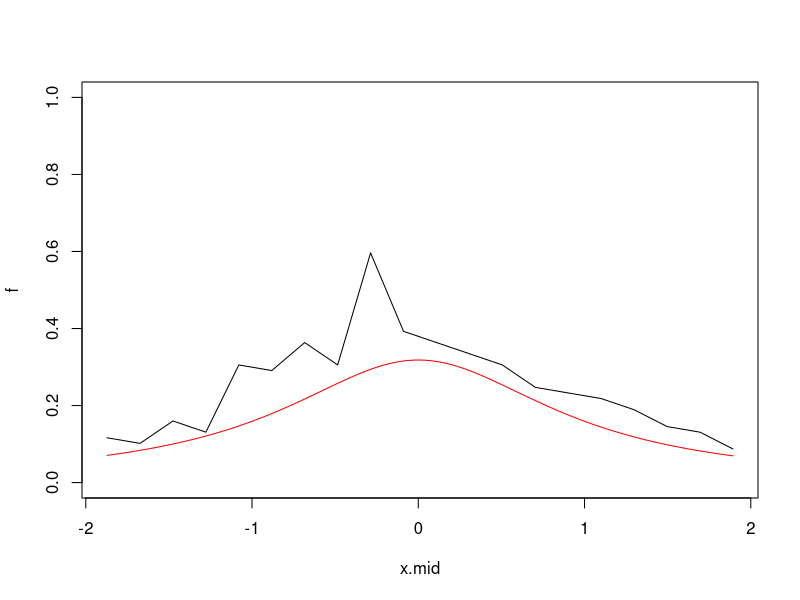

This chart was generated by the following R code:
PDF = function(X,n,y.min = 0,y.max = 1){
  a = min(X)
  b = max(X)
  N = length(X)
  s = (b-a)/n # spacing of the sub-intervals
  x = rep(NA,n+1)
  x.mid = rep(NA,n)
  for(i in 1:(n+1)){
    x[i] = a + (i-1)*s
  }
  for(i in 1:n){
    x.mid[i] = (.5)*( x[i+1] + x[i] )
  }
  f = rep(NA,n)
  for(i in 1:n){
    f[i] = sum( X > x[i] & X < x[i+1] )/(N*s)
  }
  plot(x.mid,f,type = "l",ylim = c(y.min,y.max) )
}

U = runif(500)
x_0 = 0
y = 1
#X = (2*atan((-x_0 + U)/y)+pi)/(2*pi)
X = -x_0 + y*tan(pi*(U-1/2))
X = X[X <= 2 & X >= -2]
PDF(X, 20, y.min=0, y.max=1)
curve(1/(pi*y*(1+(x-x_0/y)^2)), add=TRUE, col="red")
#curve ((1/((2*sqrt(pi))*sqrt((1/x)-pi)*x^2)), add = TRUE, col = 'red')
